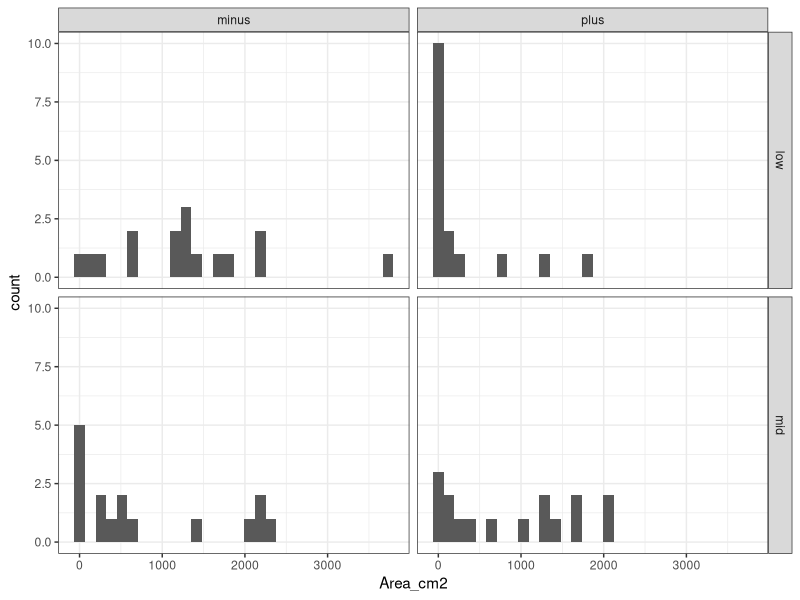
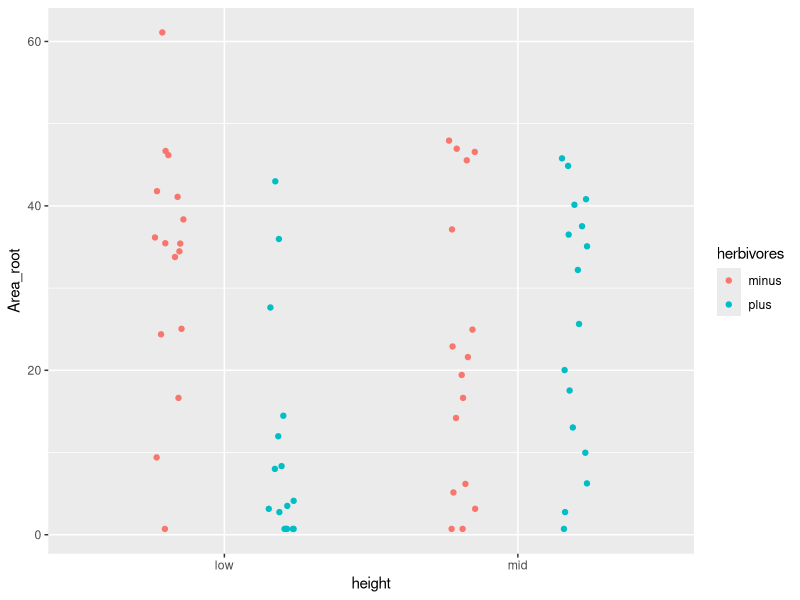
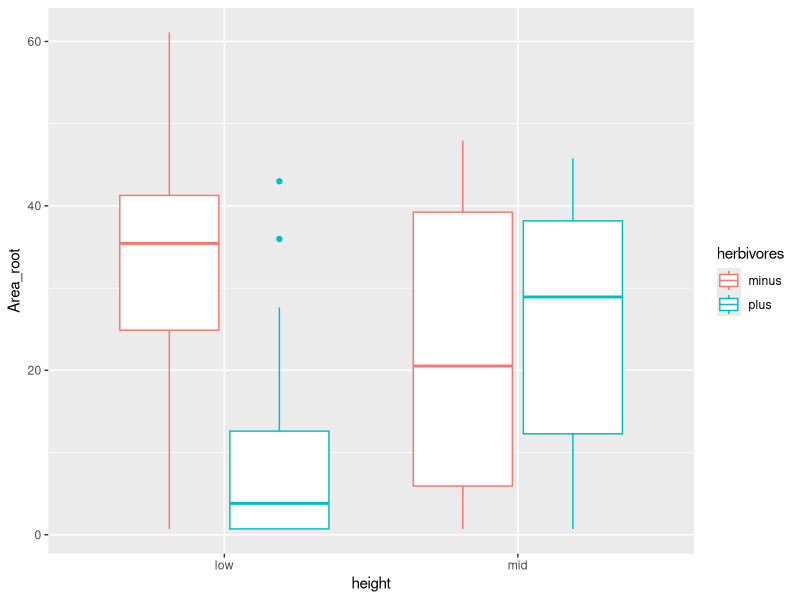
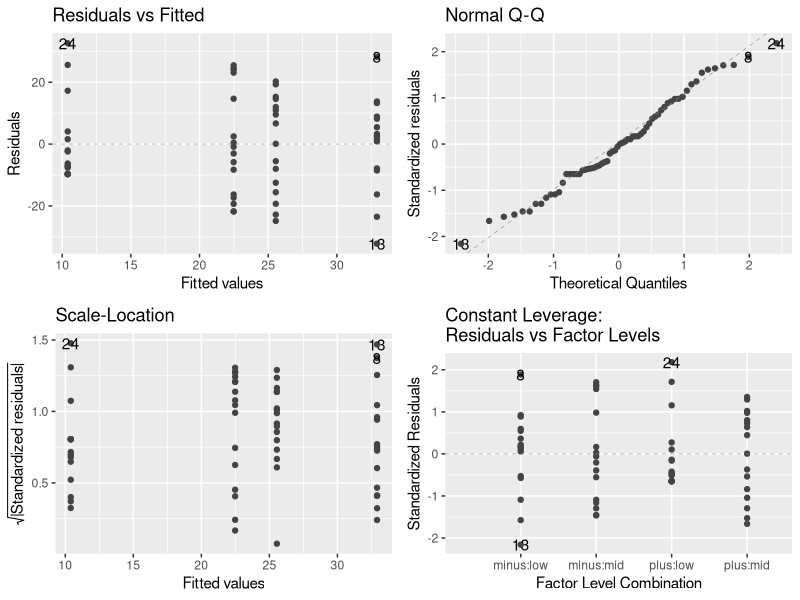
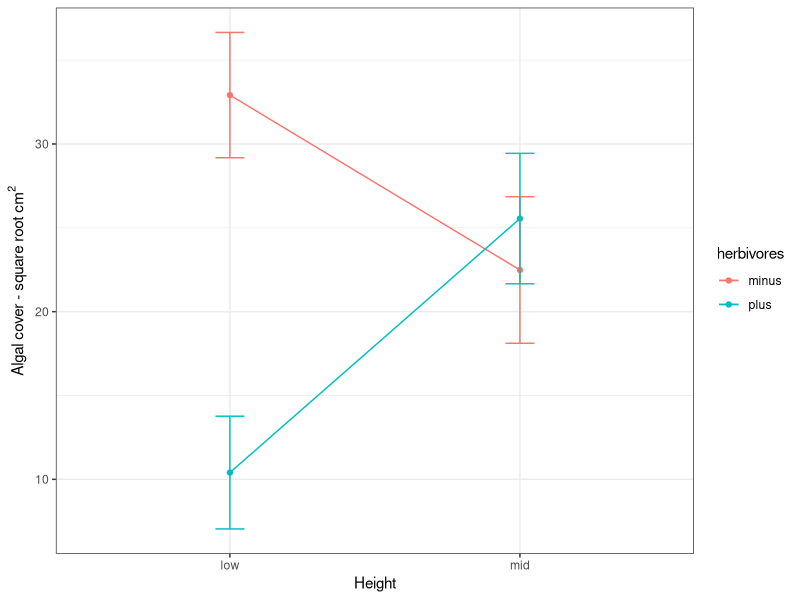

Write R code to recreate these figures, in order.
## ---- chunk 1
knitr::opts_chunk$set(echo = TRUE)
knitr::opts_knit$set(root.dir = '../../../')
## ---- chunk 2
suppressPackageStartupMessages({
  # Importing libraries
  library("ggplot2")
  library("dplyr")
  library("ggfortify")
  library('tidyverse')
  library('GGally')
})


# data
data <- read.csv("00-data/intertidalalgae.csv", stringsAsFactors = T)  
## ---- chunk 3
glimpse(data)
## ---- chunk 4
summary(data)
## ---- chunk 5
table(data$herbivores)
## ---- chunk 6
levels(data$herbivores)
## ---- chunk 7
summary_data <- data %>%
  group_by(height, herbivores) %>%
  summarise()
summary_data
## ---- chunk 8
ggplot(data, aes(x = Area_cm2)) +
  geom_histogram() +
  facet_grid(~height ~ herbivores) +
  theme_bw()
## ---- chunk 9
data <- mutate(data, Area_root = sqrt(Area_cm2))
## ---- chunk 10
ggplot(data, aes(x = height, y = Area_root, color = herbivores)) +
  geom_point(position = position_jitterdodge(jitter.width = 0.2))
## ---- chunk 11
ggplot(data, aes(x = height, y = Area_root, color = herbivores)) +
  geom_boxplot()
## ---- chunk 12
summary_algae <- data %>%
  group_by(height, herbivores) %>%
  summarise(mean = mean(Area_root), sd = sd(Area_root), se = sd(Area_root) / sqrt(n()))

options(pillar.sigfig = 4)
summary_algae

## ---- chunk 13
model_algae <- lm(Area_root ~ herbivores * height, data = data)
## ---- chunk 14
autoplot(model_algae, smooth.colour = NA)
## ---- chunk 15
anova(model_algae)
## ---- chunk 16
summary(model_algae)
## ---- chunk 17
conf_intervals <- confint(model_algae, level = 0.95)
conf_intervals
## ---- chunk 18

ggplot(summary_algae, aes(x = height, y = mean,
                   color = herbivores, group = herbivores)) +
  geom_point() +
  geom_line() +
  geom_errorbar(aes(ymin = mean - se, ymax = mean + se), width = 0.1) +
  ylab(expression("Algal cover - square root cm"^"2")) +
  xlab('Height') +
  theme_bw()
